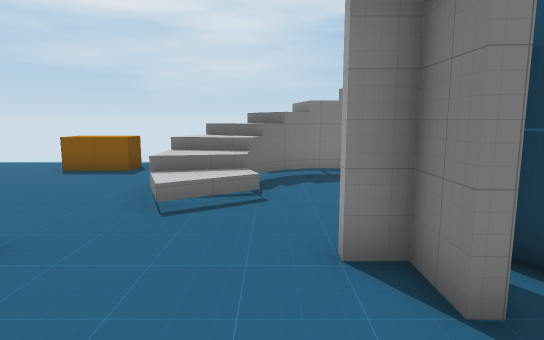
View 1 (above)

16 first-person views from a walk through a Unity game level. The camera is 1.5 m above the floor, tilts 8° down and sees 75° across. The floor is counted in squares, 1 m on a side. Each view is taken from the middle of a square. On the plan, view 1 faces up. The plan holds only what a view shows up to about 16 squares ahead; the rest is blank. The place goes on beyond the plan. The player is left out.

View 2
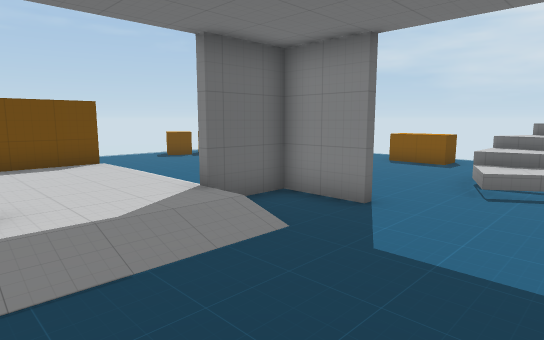

View 3
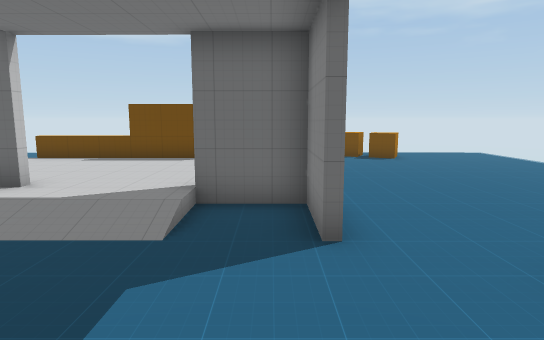

View 4
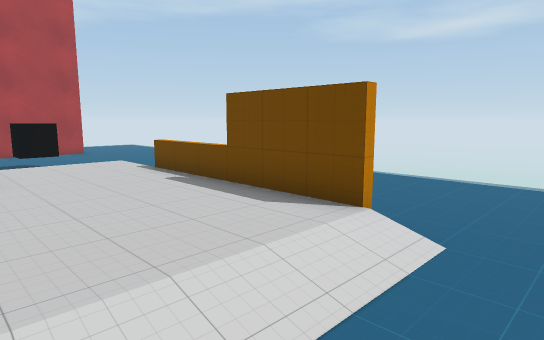

View 5
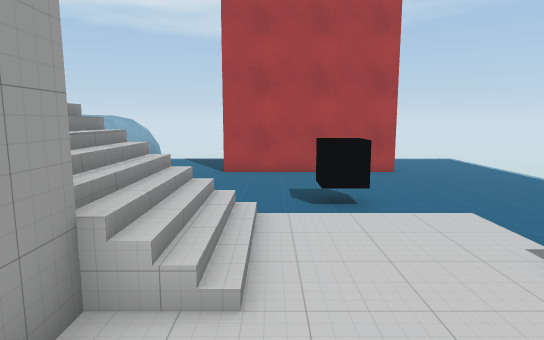

View 6
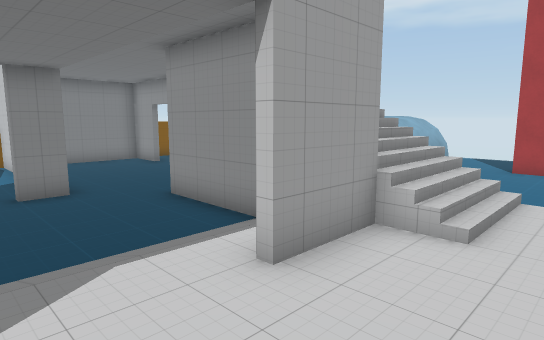

View 7
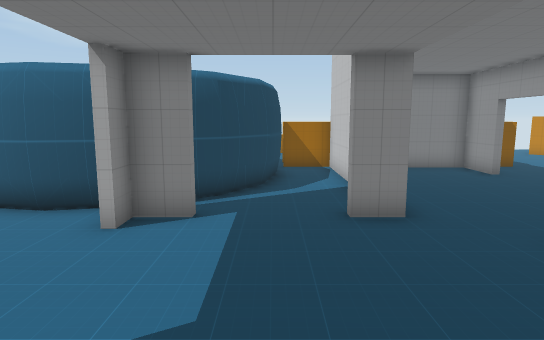

View 8
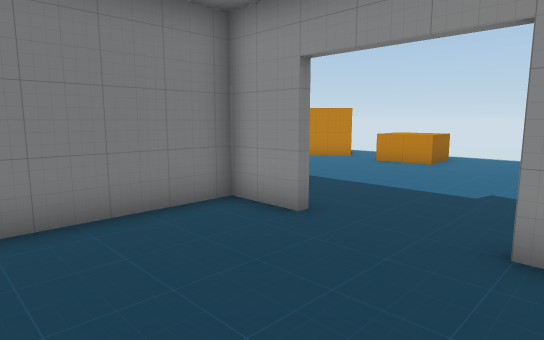

View 9
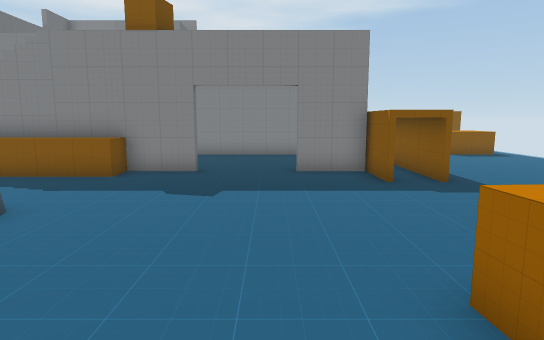

View 10
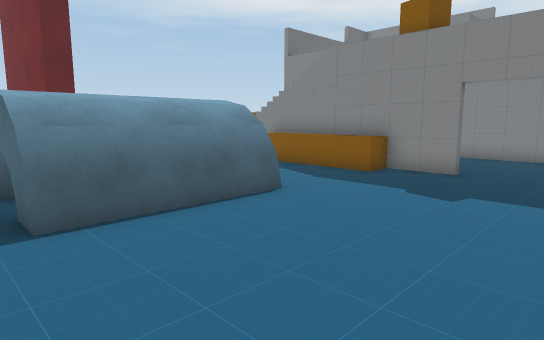

View 11
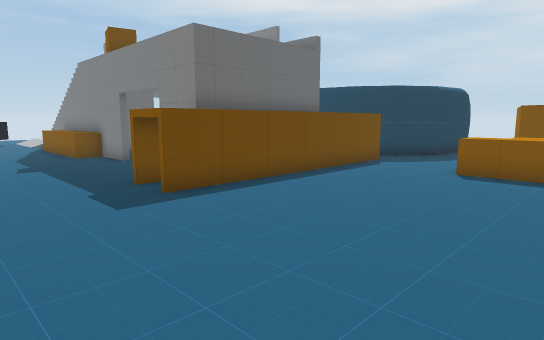

View 12
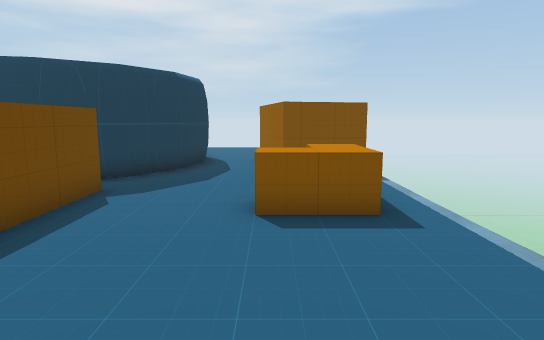

View 13
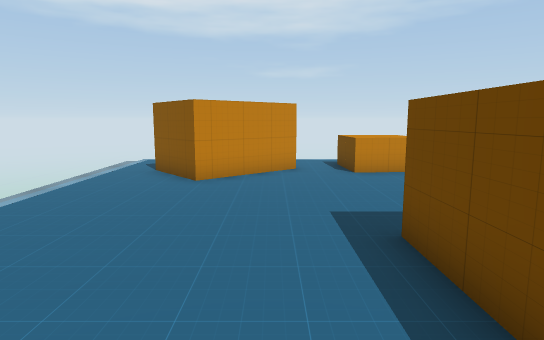

View 14
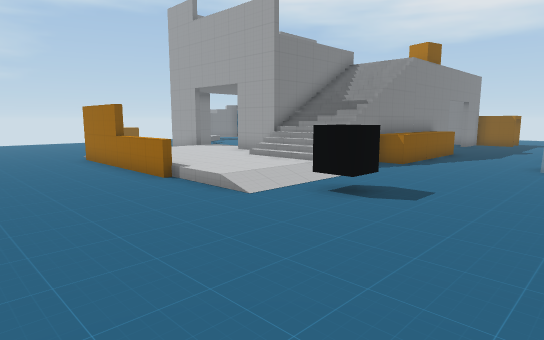

View 15
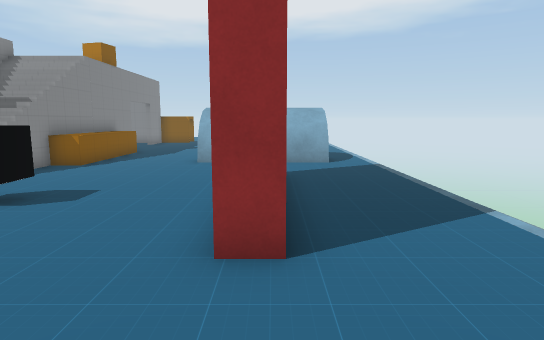

View 16
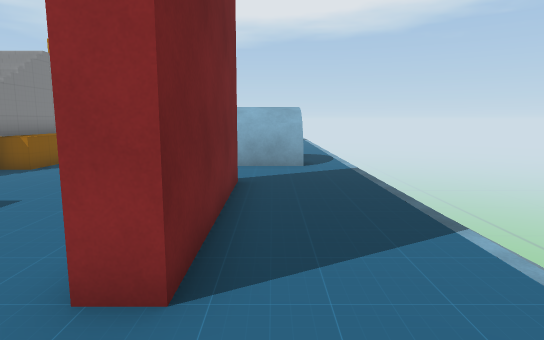

### Floor plan
Key: @ floor where view 1 was taken; # wall or solid block; . main floor; : floor 0.25 m higher than the main floor; + floor 1 m higher than the main floor; * floor 1.5 m higher than the main floor; / step, stairs or slope; = window, fence, low wall or low ledge; ^ raised ledge; v drop or lower ground; O other object.
Columns run from 16 left of view 1 to 17 right of it. Each row starts with its distance up from view 1.
 13    vv  vv
 12  ..... ...
 11  .........OOO   #
 10  .............=**#O
  9  .............+/=..         ..
  8   OO..........//..          ..
  7   OO..........//..          ..
  6  OO...........//..#         #.O
  5  .................#        ##.O
  4  .......  .##....###       #..O
  3 v..........#......##      ##..OOOO
  2 v...../////#.......###   ##....  v
  1 v.....#:::::/........#####..... .v
  0  .....#:::::/...@........##....OOv
 -1  .....#:::::/.....#########...OOOv
 -2   ....=::::#/........... ##......v
 -3   ....=::::#####/........##......v
 -4   ....=::://///=/........##......v
 -5   ....:::://////  .......##......
 -6   ....:::://////  #O...####......
 -7   ..../////..OOOOOO......##......
 -8   .....OO................##......v
 -9  ......OO........................v
-10  ................................v
-11  .............#  #...............v
-12  .............#^^^................
-13  ....######...#^^^............O...
-14  ....######...#^^^......OO..OO O..
-15  .............#^^^......OOOOO  O..
-16  .............^^^^......OOO.    ..
-17  .................... ... ..    .v
-18      vvvvvvvvvvvv     vv  vv     v

Positions as (right, up) in squares from view 1, and headings:
1: (0, 0), facing up
2: (0, -2), facing up-left
3: (1, 3), facing left
4: (-6, 4), facing down-left
5: (-7, -1), facing down
6: (-8, 1), facing down-right
7: (-5, 1), facing right
8: (3, -2), facing down-right
9: (6, -17), facing up
10: (7, -17), facing up-left
11: (17, -12), facing up-left
12: (14, -7), facing up
13: (12, -4), facing down
14: (-15, -13), facing up-right
15: (-15, -14), facing right
16: (-14, -15), facing right
